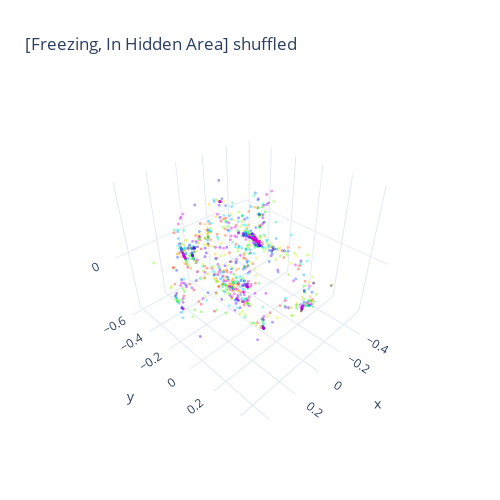

The code cell stored with this chart in its notebook:
### Code cell
# Visualized embedding
fig = cebra.integrations.plotly.plot_embedding_interactive(cebra_behavior_model_comb1_embedding_shuffled,
                                                           embedding_labels = y_train.iloc[:, 1],
                                                           title = "[Freezing, In Hidden Area] shuffled",
                                                           cmap = "gist_rainbow")
fig.show()

### Figure 1 — Plotly figure (JSON) as saved in the notebook; plotly's stock layout.template omitted (floating-point values rounded to 4 significant figures; data arrays with more than 128 entries replaced by an {"elided": "..."} marker saying what was removed)
{"data": [{"marker": {"color": {"elided": "1398 float values"}, "colorscale": [[0, "rgb(255, 0, 40)"], [0.1, "rgb(255, 93, 0)"], [0.2, "rgb(255, 234, 0)"], [0.3, "rgb(140, 255, 0)"], [0.4, "rgb(0, 255, 0)"], [0.5, "rgb(0, 255, 139)"], [0.6, "rgb(0, 235, 255)"], [0.7, "rgb(0, 94, 255)"], [0.8, "rgb(41, 0, 255)"], [0.9, "rgb(182, 0, 255)"], [1, "rgb(255, 0, 191)"]], "opacity": 0.4, "size": 1}, "mode": "markers", "name": "0          0.471571\n3          3.530100\n6          6.567500\n7          7.579400\n8          8.592450\n           ...     \n1741    1763.342600\n1742    1764.355350\n1743    1765.366950\n1745    1767.391750\n1747    1769.430333\nName: Time, Length: 1398, dtype: float64", "type": "scatter3d", "x": {"elided": "1398 float values"}, "y": {"elided": "1398 float values"}, "z": {"elided": "1398 float values"}}], "layout": {"height": 500, "showlegend": false, "title": {"text": "[Freezing, In Hidden Area] shuffled"}, "width": 500}}
